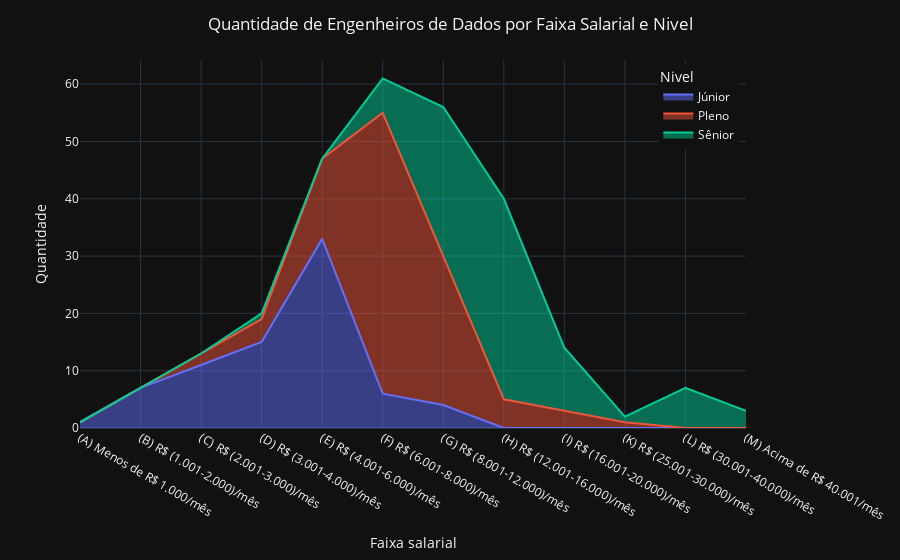

The notebook cell this image was saved under:
### Code cell
# Plota áreas da quantidade por faixa salarial por nivel
titulo_area_eng = 'Quantidade de Engenheiros de Dados por Faixa Salarial e Nivel'
plotar_area(df_salario_engenheiro, eixo_x='Faixa salarial', eixo_y='Quantidade', categorias='Nivel', titulo=titulo_area_eng)

### Figure 1 — Plotly figure (JSON) as saved in the notebook; plotly's stock layout.template omitted (floating-point values rounded to 4 significant figures)
{"data": [{"customdata": [["0.36%"], ["2.54%"], ["3.99%"], ["5.43%"], ["11.96%"], ["2.17%"], ["1.45%"]], "fillpattern": {"shape": ""}, "hovertemplate": "Nivel=Júnior<br>Faixa salarial=%{x}<br>Quantidade=%{y}<br>Porcentagem=%{customdata[0]}<extra></extra>", "legendgroup": "Júnior", "line": {"color": "#636efa"}, "marker": {"symbol": "circle"}, "mode": "lines", "name": "Júnior", "orientation": "v", "showlegend": true, "stackgroup": "1", "type": "scatter", "x": ["(A) Menos de R$ 1.000/mês", "(B) R$ (1.001-2.000)/mês", "(C) R$ (2.001-3.000)/mês", "(D) R$ (3.001-4.000)/mês", "(E) R$ (4.001-6.000)/mês", "(F) R$ (6.001-8.000)/mês", "(G) R$ (8.001-12.000)/mês"], "xaxis": "x", "y": [1, 7, 11, 15, 33, 6, 4], "yaxis": "y"}, {"customdata": [["0.72%"], ["1.45%"], ["5.07%"], ["17.75%"], ["9.42%"], ["1.81%"], ["1.09%"], ["0.36%"]], "fillpattern": {"shape": ""}, "hovertemplate": "Nivel=Pleno<br>Faixa salarial=%{x}<br>Quantidade=%{y}<br>Porcentagem=%{customdata[0]}<extra></extra>", "legendgroup": "Pleno", "line": {"color": "#EF553B"}, "marker": {"symbol": "circle"}, "mode": "lines", "name": "Pleno", "orientation": "v", "showlegend": true, "stackgroup": "1", "type": "scatter", "x": ["(C) R$ (2.001-3.000)/mês", "(D) R$ (3.001-4.000)/mês", "(E) R$ (4.001-6.000)/mês", "(F) R$ (6.001-8.000)/mês", "(G) R$ (8.001-12.000)/mês", "(H) R$ (12.001-16.000)/mês", "(I) R$ (16.001-20.000)/mês", "(K) R$ (25.001-30.000)/mês"], "xaxis": "x", "y": [2, 4, 14, 49, 26, 5, 3, 1], "yaxis": "y"}, {"customdata": [["0.36%"], ["2.17%"], ["9.42%"], ["12.68%"], ["3.99%"], ["0.36%"], ["2.54%"], ["1.09%"]], "fillpattern": {"shape": ""}, "hovertemplate": "Nivel=Sênior<br>Faixa salarial=%{x}<br>Quantidade=%{y}<br>Porcentagem=%{customdata[0]}<extra></extra>", "legendgroup": "Sênior", "line": {"color": "#00cc96"}, "marker": {"symbol": "circle"}, "mode": "lines", "name": "Sênior", "orientation": "v", "showlegend": true, "stackgroup": "1", "type": "scatter", "x": ["(D) R$ (3.001-4.000)/mês", "(F) R$ (6.001-8.000)/mês", "(G) R$ (8.001-12.000)/mês", "(H) R$ (12.001-16.000)/mês", "(I) R$ (16.001-20.000)/mês", "(K) R$ (25.001-30.000)/mês", "(L) R$ (30.001-40.000)/mês", "(M) Acima de R$ 40.001/mês"], "xaxis": "x", "y": [1, 6, 26, 35, 11, 1, 7, 3], "yaxis": "y"}], "layout": {"legend": {"title": {"text": "Nivel"}, "tracegroupgap": 0, "x": 0.99, "xanchor": "right", "y": 0.99, "yanchor": "top"}, "margin": {"t": 60}, "title": {"text": "Quantidade de Engenheiros de Dados por Faixa Salarial e Nivel", "x": 0.5}, "xaxis": {"anchor": "y", "domain": [0, 1], "title": {"text": "Faixa salarial"}}, "yaxis": {"anchor": "x", "domain": [0, 1], "title": {"text": "Quantidade"}}}}
